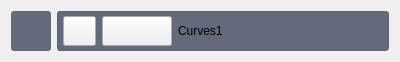
<?xml version="1.0" encoding="UTF-8"?>
<ui version="4.0">
 <class>Form</class>
 <widget class="QWidget" name="Form">
  <property name="geometry">
   <rect>
    <x>0</x>
    <y>0</y>
    <width>400</width>
    <height>58</height>
   </rect>
  </property>
  <property name="maximumSize">
   <size>
    <width>16777215</width>
    <height>58</height>
   </size>
  </property>
  <property name="windowTitle">
   <string>Form</string>
  </property>
  <property name="styleSheet">
   <string notr="true">QFrame#MaskWidgetFrame
{
	
    background-color: QLinearGradient( x1: 0, y1: 0, x2: 0, y2: 1, stop: 0 #636a7c, stop: 0.1 #636a7c, stop: 0.5 #636a7c, stop: 0.9 #636a7c, stop: 1 #636a7c);
    border-width: 1px;
    border-color: #5f6678;
    border-style: solid;
    border-radius: 3;
    padding: 4px;
    font-size: 12px;
    padding-left: 5px;
    padding-right: 5px;
}

QFrame:pressed#MaskWidgetFrame
{
    background-color: QLinearGradient( x1: 0, y1: 0, x2: 0, y2: 1, stop: 0 #2f384c, stop: 0.1 #2f384c, stop: 0.5 #2f384c, stop: 0.9 #2f384c, stop: 1 #2f384c);
    border-width:10px;
    border-color: #2f384c;
    border-style: solid;
    border-radius: 3;
}

QFrame:hover#MaskWidgetFrame
{
    border-width:1px;
    border-color: #2f384c;
    border-style: solid;
    border-radius: 3;
   background-color: QLinearGradient( x1: 0, y1: 0, x2: 0, y2: 1, stop: 0 #2f384c, stop: 0.1 #2f384c, stop: 0.5 #2f384c, stop: 0.9 #2f384c, stop: 1 #2f384c);
}

QPushButton:pressed#MaskPropertiesWidgetLabelcomboBox
{
 border-width:10px;
 border-color: rgb(255, 255, 255);
 border-style: solid;
}



QFrame#EyeWidgetFrame
{
    background-color: QLinearGradient( x1: 0, y1: 0, x2: 0, y2: 1, stop: 0 #636a7c, stop: 0.1 #636a7c, stop: 0.5 #636a7c, stop: 0.9 #636a7c, stop: 1 #636a7c);
    border-width: 0px;
    border-color: #5f6678;
    border-style: solid;
    border-radius: 3;
    padding: 4px;
    font-size: 12px;
    padding-left: 5px;
    padding-right: 5px;
}


QPushButton#EyeIcon
{
    background-color: QLinearGradient( x1: 0, y1: 0, x2: 0, y2: 1, stop: 0 #636a7c, stop: 0.1 #636a7c, stop: 0.5 #636a7c, stop: 0.9 #636a7c, stop: 1 #636a7c);
    border-width: 0px;
    border-color: #5f6678;
    border-style: solid;
    border-radius: 3;
    padding: 4px;
    font-size: 12px;
    padding-left: 5px;
    padding-right: 5px;
}
</string>
  </property>
  <layout class="QHBoxLayout" name="horizontalLayout">
   <item>
    <widget class="QFrame" name="EyeWidgetFrame">
     <property name="minimumSize">
      <size>
       <width>40</width>
       <height>0</height>
      </size>
     </property>
     <property name="maximumSize">
      <size>
       <width>40</width>
       <height>16777215</height>
      </size>
     </property>
     <property name="frameShape">
      <enum>QFrame::StyledPanel</enum>
     </property>
     <property name="frameShadow">
      <enum>QFrame::Raised</enum>
     </property>
     <layout class="QHBoxLayout" name="horizontalLayout_3">
      <property name="leftMargin">
       <number>0</number>
      </property>
      <property name="topMargin">
       <number>0</number>
      </property>
      <property name="rightMargin">
       <number>0</number>
      </property>
      <property name="bottomMargin">
       <number>0</number>
      </property>
      <item>
       <widget class="QPushButton" name="EyeIcon">
        <property name="sizePolicy">
         <sizepolicy hsizetype="Minimum" vsizetype="Minimum">
          <horstretch>0</horstretch>
          <verstretch>0</verstretch>
         </sizepolicy>
        </property>
        <property name="minimumSize">
         <size>
          <width>0</width>
          <height>10</height>
         </size>
        </property>
        <property name="styleSheet">
         <string notr="true"/>
        </property>
        <property name="text">
         <string/>
        </property>
        <property name="icon">
         <iconset>
          <normaloff>../../../.designer/data/icons/Eye.png</normaloff>../../../.designer/data/icons/Eye.png</iconset>
        </property>
        <property name="iconSize">
         <size>
          <width>50</width>
          <height>50</height>
         </size>
        </property>
       </widget>
      </item>
     </layout>
    </widget>
   </item>
   <item>
    <widget class="QFrame" name="MaskWidgetFrame">
     <property name="styleSheet">
      <string notr="true">selection-background-color: rgb(182, 182, 182);</string>
     </property>
     <property name="frameShape">
      <enum>QFrame::StyledPanel</enum>
     </property>
     <property name="frameShadow">
      <enum>QFrame::Raised</enum>
     </property>
     <layout class="QHBoxLayout" name="horizontalLayout_2">
      <property name="leftMargin">
       <number>0</number>
      </property>
      <property name="topMargin">
       <number>0</number>
      </property>
      <property name="rightMargin">
       <number>0</number>
      </property>
      <property name="bottomMargin">
       <number>0</number>
      </property>
      <item>
       <widget class="QPushButton" name="ArrayPropertiesWidgetbtn">
        <property name="sizePolicy">
         <sizepolicy hsizetype="Minimum" vsizetype="Minimum">
          <horstretch>0</horstretch>
          <verstretch>0</verstretch>
         </sizepolicy>
        </property>
        <property name="minimumSize">
         <size>
          <width>33</width>
          <height>30</height>
         </size>
        </property>
        <property name="maximumSize">
         <size>
          <width>33</width>
          <height>30</height>
         </size>
        </property>
        <property name="text">
         <string/>
        </property>
        <property name="autoDefault">
         <bool>false</bool>
        </property>
        <property name="default">
         <bool>false</bool>
        </property>
        <property name="flat">
         <bool>false</bool>
        </property>
       </widget>
      </item>
      <item>
       <widget class="QPushButton" name="MaskPropertiesWidgetbtn">
        <property name="sizePolicy">
         <sizepolicy hsizetype="Minimum" vsizetype="Fixed">
          <horstretch>0</horstretch>
          <verstretch>0</verstretch>
         </sizepolicy>
        </property>
        <property name="maximumSize">
         <size>
          <width>70</width>
          <height>70</height>
         </size>
        </property>
        <property name="styleSheet">
         <string notr="true">border-color: rgb(255, 255, 255);</string>
        </property>
        <property name="text">
         <string/>
        </property>
       </widget>
      </item>
      <item>
       <widget class="QLabel" name="MaskPropertiesWidgetLabelcomboBox">
        <property name="sizePolicy">
         <sizepolicy hsizetype="Minimum" vsizetype="Minimum">
          <horstretch>0</horstretch>
          <verstretch>0</verstretch>
         </sizepolicy>
        </property>
        <property name="text">
         <string>Curves1</string>
        </property>
       </widget>
      </item>
     </layout>
    </widget>
   </item>
  </layout>
 </widget>
 <resources/>
 <connections/>
</ui>
